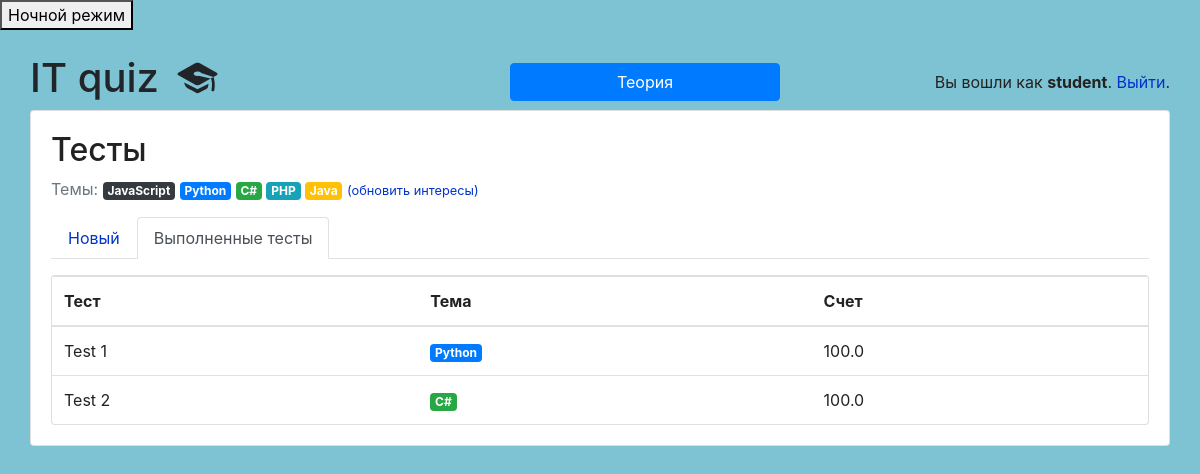
The app's page /students/taken/ (signed in) with its own data.
### classroom/models.py (models this page shows, shortened)
class User(AbstractUser):
    is_student = models.BooleanField(default=False)
    is_teacher = models.BooleanField(default=False)

class Subject(models.Model):
    name = models.CharField(max_length=30)
    color = models.CharField(max_length=7, default='#007bff')
    def get_html_badge(self):
        name = escape(self.name)
        color = escape(self.color)
        html = '<span class="badge badge-primary" style="background-color: %s">%s</span>' % (color, name)
        return mark_safe(html)

class TakenQuiz(models.Model):
    student = models.ForeignKey(Student, on_delete=models.CASCADE, related_name='taken_quizzes')
    quiz = models.ForeignKey(Quiz, on_delete=models.CASCADE, related_name='taken_quizzes')
    score = models.FloatField()
    date = models.DateTimeField(auto_now_add=True)

class Quiz(models.Model):
    owner = models.ForeignKey(User, on_delete=models.CASCADE, related_name='quizzes')
    name = models.CharField(max_length=255)
    subject = models.ForeignKey(Subject, on_delete=models.CASCADE, related_name='quizzes')

### classroom/views/students.py (the view)
# urls.py: path('taken/', students.TakenQuizListView.as_view(), name='taken_quiz_list'),
@method_decorator([login_required, student_required], name='dispatch')
class TakenQuizListView(ListView):
    model = TakenQuiz
    context_object_name = 'taken_quizzes'
    template_name = 'classroom/students/taken_quiz_list.html'
    def get_queryset(self):
        queryset = self.request.user.student.taken_quizzes \
            .select_related('quiz', 'quiz__subject') \
            .order_by('quiz__name')
        return queryset

### classroom/templates/classroom/students/taken_quiz_list.html
{% extends 'base.html' %}
{% block content %}
  {% include 'classroom/students/_header.html' with active='taken' %}
  <div class="card wrp">
    <table class="table mb-0">
      <thead>
        <tr>
          <th>Тест</th>
          <th>Тема</th>
          <th>Счет</th>
        </tr>
      </thead>
      <tbody>
        {% for taken_quiz in taken_quizzes %}
          <tr>
            <td>{{ taken_quiz.quiz.name }}</td>
            <td>{{ taken_quiz.quiz.subject.get_html_badge }}</td>
            <td>{{ taken_quiz.score }}</td>
          </tr>
        {% empty %}
          <tr>
            <td class="bg-light text-center font-italic" colspan="3">Вы еще не завершили ни одного теста.</td>
          </tr>
        {% endfor %}
      </tbody>
    </table>
  </div>
{% endblock %}

### templates/base.html (shortened to what this page needs)
{% load static %}<!doctype html>
<html lang="en">
  <head>
    <link rel="stylesheet" href="https://maxcdn.bootstrapcdn.com/bootstrap/4.0.0/css/bootstrap.min.css">
    <link rel="stylesheet" type="text/css" href="{% static 'vendor/fontello-2f186091/css/fontello.css' %}">
    <link rel="stylesheet" type="text/css" href="{% static 'css/app.css' %}">
    {% if user.is_authenticated and user.is_teacher %}
      <link rel="stylesheet" type="text/css" href="{% static 'css/teachers.css' %}">
    {% else %}
      <link rel="stylesheet" type="text/css" href="{% static 'css/students.css' %}">
    {% endif %}
  </head>
  <body>
    <button class="btn-toggle">Ночной режим</button>
    <div class="container my-4">
      <div class="row justify-content-center">
        <div class="w-100">
          <div class="row d-flex align-items-center">
            <div class="col">
              <h1 class="logo">
                <a href="{% url 'home' %}">
                  IT quiz
                  {% if user.is_authenticated %}
                    {% if user.is_teacher %}
                      <span class="icon-feather" data-toggle="tooltip" data-placement="right" title="Teacher profile"></span>
                    {% else %}
                      <span class="icon-graduation-cap" data-toggle="tooltip" data-placement="right" title="Student profile"></span>
                    {% endif %}
                  {% endif %}
                </a>
              </h1>
            </div>
            <div class="col text-right">
              <button type="button" class="btn btn-primary w-75" data-toggle="modal" data-target=".bd-example-modal-lg">Теория</button>
            </div>
            <div class="col text-right">
              {% if user.is_authenticated %}
                <p class="pt-3">Вы вошли как <strong>{{ user.username }}</strong>. <a href="{% url 'logout' %}">Выйти</a>.</p>
              {% else %}
                <a href="{% url 'login' %}" class="btn btn-light" role="button">Вход</a>
                <a href="{% url 'signup' %}" class="btn btn-primary" role="button">Регистрация</a>
              {% endif %}
            </div>
          </div>
          <div class="card mb-3 wrp">
            <div class="card-body">
              {% block content %}
              {% endblock %}
            </div>
          </div>
        </div>
      </div>
    </div>
  </body>
</html>

### classroom/templates/classroom/students/_header.html
<h2>Тесты</h2>
<p class="text-muted">
  Темы:{% for subject in user.student.interests.all %} {{ subject.get_html_badge }}{% endfor %}
  <a href="{% url 'students:student_interests' %}"><small>(обновить интересы)</small></a>
</p>
<ul class="nav nav-tabs mb-3">
  <li class="nav-item">
    <a class="nav-link{% if active == 'new' %} active{% endif %}" href="{% url 'students:quiz_list' %}">Новый</a>
  </li>
  <li class="nav-item">
    <a class="nav-link{% if active == 'taken' %} active{% endif %}" href="{% url 'students:taken_quiz_list' %}">Выполненные тесты</a>
  </li>
</ul>

### static/css/app.css (style rules this page uses)
.logo a { color: #212529; text-decoration: none; }
body { color: #222; background: #fff; }
a { color: #0033cc; }

### static/css/students.css (style rules this page uses)
body { background-color: #7dc3d3; }

### records on screen
User: username "student"
Subject: get_html_badge "JavaScript"
Subject: get_html_badge "Python"
Subject: get_html_badge "C#"
Subject: get_html_badge "PHP"
Subject: get_html_badge "Java"
TakenQuiz: quiz.name "Test 1", quiz.subject.get_html_badge "Python", score "100.0"
TakenQuiz: quiz.name "Test 2", quiz.subject.get_html_badge "C#", score "100.0"
